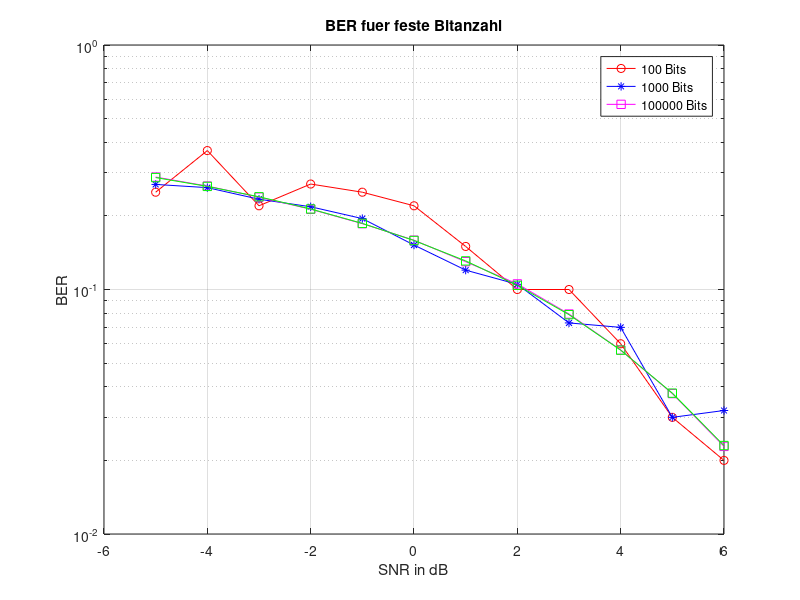
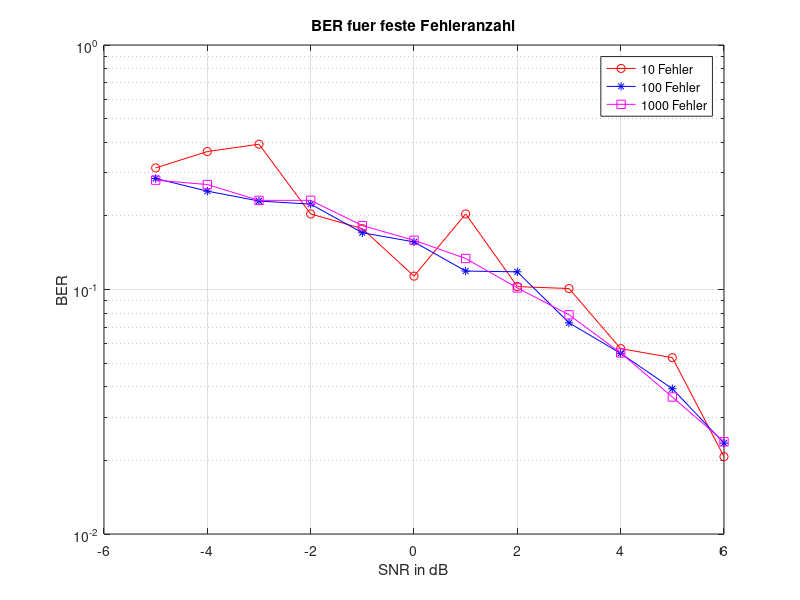

The MATLAB source for these figures, in order:
%%%%%%%%%%%%%%%%%%%%%%%%%%%%%%%%%%%%%%%%%%%%%%%%%%%%%%%%%%%%%%%%%%%%%%%%%%%
%   Nachrichtentechnisches Praktikum - Aufgabe 8 - Kanalcodierung 
%                                                      
%   1. Ermittlung von Bitfehlerraten
%   Uncodierte Uebertragung                                                   
%                                                    
%%%%%%%%%%%%%%%%%%%%%%%%%%%%%%%%%%%%%%%%%%%%%%%%%%%%%%%%%%%%%%%%%%%%%%%%%%%

clear all;
%close all; 

%%%%%%%%%%%%%%%%%%%%%%%%%%%%%%%%%%%%%%%%%%%%%%%%%%%%%%%%%%%%%%%%%%%%%%%%%%%
% Simulationsparameter
%%%%%%%%%%%%%%%%%%%%%%%%%%%%%%%%%%%%%%%%%%%%%%%%%%%%%%%%%%%%%%%%%%%%%%%%%%%

%Abbruch der Simulation nach

% - Anzahl der simulierten Bits
% - Anzahl = -1 --> Berechnung fuer feste Bitanzahl deaktiviert
Anzahl = [100,1000,100000];
%Anzahl = -1;

% - Anzahl der aufgetretenen Fehler
% - Fehlerzahl = -1 --> Berechnung fuer feste Fehlerzahl deaktiviert
Fehlerzahl = [10,100,1000];
%Fehlerzahl = -1;

%Signal-zu-Rausch-Verhaeltnis
SNR = [-5:1:6];


%%%%%%%%%%%%%%%%%%%%%%%%%%%%%%%%%%%%%%%%%%%%%%%%%%%%%%%%%%%%%%%%%%%%%%%%%%%
% Simulation
%%%%%%%%%%%%%%%%%%%%%%%%%%%%%%%%%%%%%%%%%%%%%%%%%%%%%%%%%%%%%%%%%%%%%%%%%%%

%Variablen initialisieren
i=0;
k=0;

BER_Anz = zeros(length(Anzahl),length(SNR));
BER_Fehl = zeros(length(Fehlerzahl),length(SNR));

%Erzeuge Random Bits
sourceBitsInt = randi([0,1],1,1e6);

%NRZ-Codierung
sourceBits = sign(sourceBitsInt - 0.5);


%Simulationsschleife Feste Bitanzahl

Pb = qfunc(sqrt(10.^(SNR/10)));
if (Anzahl ~= -1)
    for i=1:length(Anzahl)  
        for j=1:length(SNR) 
            %Erzeuge Empfangsbits nach AWGN-Kanal
            resultBits = awgn(sourceBits(1:Anzahl(i)),SNR(j));

            %Vergleiche gestoerte Empfangsbits mit Sendebits
            errorBits = xor((0.5*sourceBits(1:Anzahl(i)))+0.5,0.5*sign(resultBits)+0.5);

            %Anzahl der Einsen im Verktor errorBits entspricht Anzahl der
            %Uebertragungsfehler
            sumErrors = sum(errorBits);

            %BER = (Anzahl fehlerhafte Bits)/(Anzahl gesendete Bits)
            BER_Anz(i,j) = sumErrors/Anzahl(i);
            

        end
    end
end

%Simulationsschleife Feste Fehlerzahl
if (Fehlerzahl ~= -1)
    for i=1:length(Fehlerzahl)
        for j=1:length(SNR)
            %Erzeuge Empfangsbits nach AWGN-Kanal
            resultBits = awgn(sourceBits, SNR(j));

            %Vergleiche gestoerte Empfangsbits mit Sendebits
            errorBits = xor(0.5*sourceBits+0.5, 0.5*sign(resultBits)+0.5);

            %Berechne BER fuer angegebene max Fehleranzahl
            k=1;
            maxAnzErrors = false;
            while ~maxAnzErrors
                if sum(errorBits(1:k)) > Fehlerzahl(i)
                    BER_Fehl(i,j) = sum(errorBits(1:k))/k;
                    maxAnzErrors = true;
                end
                k=k+1;
            end

        end
    end
end


%%%%%%%%%%%%%%%%%%%%%%%%%%%%%%%%%%%%%%%%%%%%%%%%%%%%%%%%%%%%%%%%%%%%%%%%%%%
% Ausgabe der BER-Kennlinien
%%%%%%%%%%%%%%%%%%%%%%%%%%%%%%%%%%%%%%%%%%%%%%%%%%%%%%%%%%%%%%%%%%%%%%%%%%%

if (Anzahl ~= -1)
    figure;
    semilogy(SNR,BER_Anz(1,:),'ro-',SNR,BER_Anz(2,:),'b*-',SNR,BER_Anz(3,:),'ms-',SNR,Pb(:),'gs-');
    grid;
    legend(strcat(num2str(Anzahl(1)), ' Bits'),...
        strcat(num2str(Anzahl(2)), ' Bits'),...
        strcat(num2str(Anzahl(3)), ' Bits'));
    title('BER fuer feste Bitanzahl');
    ylabel('BER');
    xlabel('SNR in dB');
end


if (Fehlerzahl ~= -1)
    figure;
    semilogy(SNR, BER_Fehl(1,:),'ro-',SNR,BER_Fehl(2,:),'b*-',SNR,BER_Fehl(3,:),'ms-');
    grid;
    legend(strcat(num2str(Fehlerzahl(1)), ' Fehler'),...
        strcat(num2str(Fehlerzahl(2)), ' Fehler'),...
        strcat(num2str(Fehlerzahl(3)), ' Fehler'));
    title('BER fuer feste Fehleranzahl');
    ylabel('BER');
    xlabel('SNR in dB');
end                
